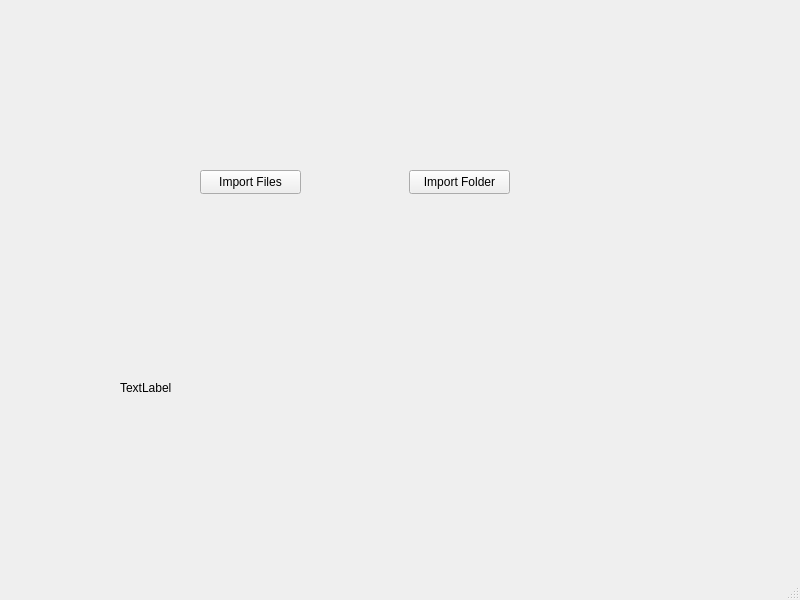
<?xml version="1.0" encoding="UTF-8"?>
<ui version="4.0">
 <class>buttons</class>
 <widget class="QMainWindow" name="buttons">
  <property name="geometry">
   <rect>
    <x>0</x>
    <y>0</y>
    <width>800</width>
    <height>600</height>
   </rect>
  </property>
  <property name="windowTitle">
   <string>buttons</string>
  </property>
  <widget class="QWidget" name="centralwidget">
   <widget class="QPushButton" name="fileImport">
    <property name="geometry">
     <rect>
      <x>200</x>
      <y>170</y>
      <width>101</width>
      <height>24</height>
     </rect>
    </property>
    <property name="text">
     <string>Import Files</string>
    </property>
   </widget>
   <widget class="QPushButton" name="playlistImport">
    <property name="geometry">
     <rect>
      <x>409</x>
      <y>170</y>
      <width>101</width>
      <height>24</height>
     </rect>
    </property>
    <property name="text">
     <string>Import Folder</string>
    </property>
   </widget>
   <widget class="QLabel" name="label">
    <property name="geometry">
     <rect>
      <x>120</x>
      <y>380</y>
      <width>521</width>
      <height>16</height>
     </rect>
    </property>
    <property name="text">
     <string>TextLabel</string>
    </property>
   </widget>
  </widget>
  <widget class="QMenuBar" name="menubar">
   <property name="geometry">
    <rect>
     <x>0</x>
     <y>0</y>
     <width>800</width>
     <height>21</height>
    </rect>
   </property>
  </widget>
  <widget class="QStatusBar" name="statusbar"/>
 </widget>
 <resources/>
 <connections/>
</ui>
